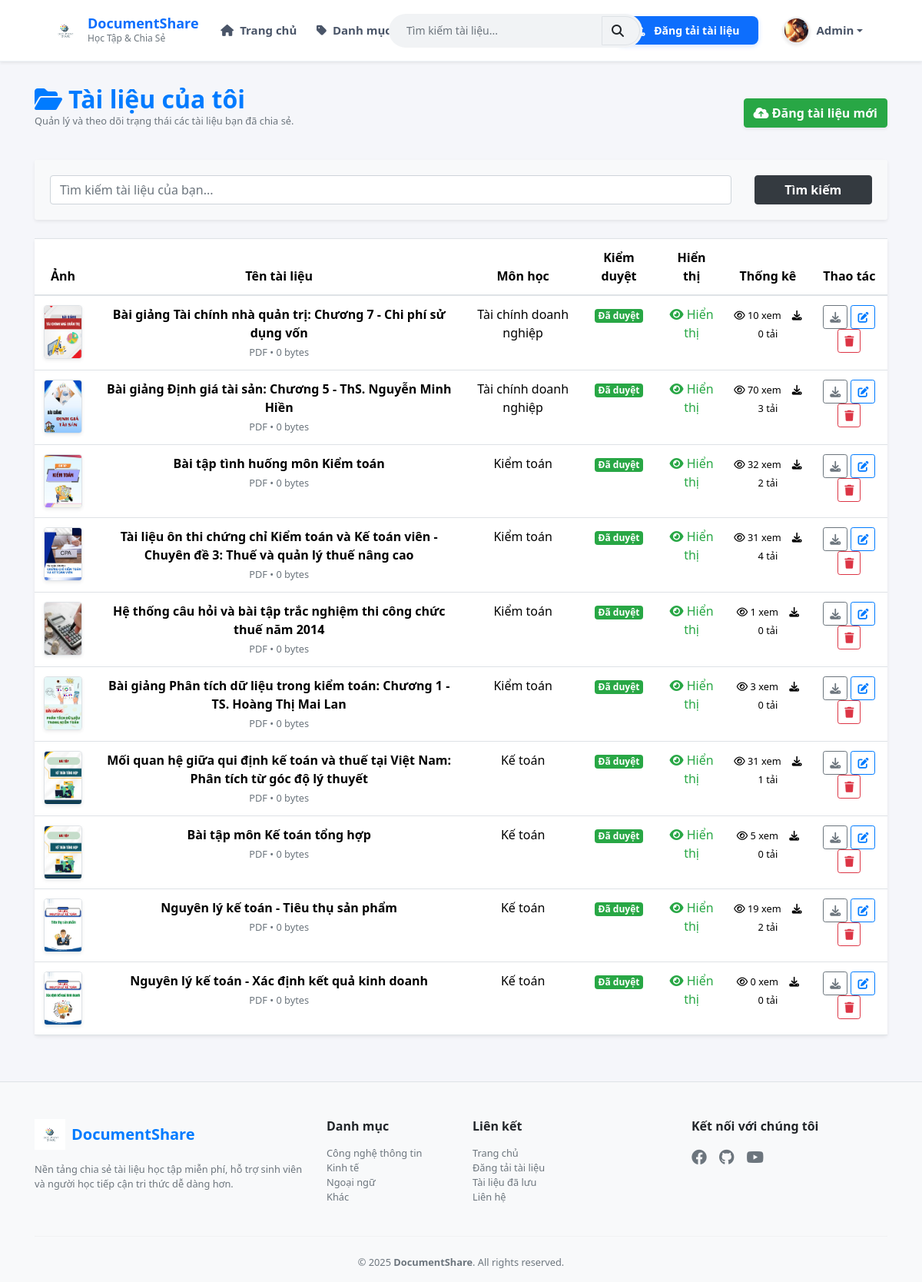
Screenshot of /upload.php (signed in) with the database file from the repository.
### tables this page shows
CREATE TABLE `users` (
  `username` varchar(50) NOT NULL,
  `fullname` varchar(100) NOT NULL,
  `password` varchar(50) NOT NULL,
  `email` varchar(50) NOT NULL,
  `avatar` varchar(255) DEFAULT NULL,
  `role` int(10) NOT NULL,
  `google_id` varchar(255) DEFAULT NULL,
  `status` int(11) DEFAULT NULL
);

CREATE TABLE `documents` (
  `document_id` int(10) NOT NULL,
  `title` varchar(255) DEFAULT NULL,
  `description` text NOT NULL,
  `thumbnail` varchar(255) DEFAULT NULL,
  `file_path` varchar(255) DEFAULT NULL,
  `file_type` varchar(255) NOT NULL,
  `file_size` int(11) DEFAULT 0,
  `subcategory_id` int(10) NOT NULL,
  `status` enum('pending','approved','rejected') NOT NULL DEFAULT 'approved',
  `is_visible` tinyint(1) NOT NULL DEFAULT 0,
  `approved_at` datetime DEFAULT NULL,
  `approved_by` varchar(50) DEFAULT NULL,
  `username` varchar(50) DEFAULT NULL,
  `uploader_role` enum('admin','user') NOT NULL DEFAULT 'admin',
  `views` int(10) NOT NULL,
  `share_link` varchar(255) NOT NULL,
  `downloads` int(11) DEFAULT 0,
  `created_at` datetime NOT NULL DEFAULT current_timestamp(),
  `updated_at` datetime NOT NULL DEFAULT current_timestamp() ON UPDATE current_timestamp()
);

CREATE TABLE `subcategories` (
  `subcategory_id` int(11) NOT NULL,
  `name` varchar(255) NOT NULL,
  `status` tinyint(1) NOT NULL DEFAULT 1,
  `category_id` int(10) NOT NULL
);

### upload.php (the view, shortened to what this page needs)
<?php
include 'config.php';
$current_user = $_SESSION['username'];
$search = isset($_GET['search']) ? trim($_GET['search']) : "";
$limit = 10;
$page = isset($_GET['page']) ? max(1, intval($_GET['page'])) : 1;
$offset = ($page - 1) * $limit;
$like = "%$search%";
$sql = "
SELECT
    d.*,
    sc.name AS subcate_name
    FROM documents d
    LEFT JOIN subcategories sc ON d.subcategory_id = sc.subcategory_id
    WHERE d.username = ?
    AND d.title LIKE ?
    ORDER BY d.document_id DESC
    LIMIT ?, ?
";
$stmt = $conn->prepare($sql);
$stmt->bind_param("ssii", $current_user, $like, $offset, $limit);
$stmt->execute();
$result_docs = $stmt->get_result();
function formatSizeUnits($bytes)
{
    return $bytes . ' bytes';
}
?>
<?php include("header.php"); ?>
<div class="container" style="margin-top: 110px; margin-bottom: 60px;">
    <div class="d-flex justify-content-between align-items-center mb-4">
        <div>
            <h2 class="fw-bold text-primary mb-0"><i class="fa fa-folder-open me-2"></i>Tài liệu của tôi</h2>
            <p class="text-muted small">Quản lý và theo dõi trạng thái các tài liệu bạn đã chia sẻ.</p>
        </div>
        <a href="upload_document.php" class="btn btn-success fw-bold shadow-sm">
            <i class="fa fa-cloud-arrow-up"></i> Đăng tài liệu mới
        </a>
    </div>
    <div class="card border-0 shadow-sm mb-4">
        <div class="card-body bg-light rounded">
            <form method="GET" class="row g-2">
                <div class="col-md-10">
                    <input type="text" name="search" class="form-control" placeholder="Tìm kiếm tài liệu của bạn..." value="<?= htmlspecialchars($search) ?>">
                </div>
                <div class="col-md-2">
                    <button class="btn btn-dark w-100 fw-bold">Tìm kiếm</button>
                </div>
            </form>
        </div>
    </div>
    <div class="card border-0 shadow-sm">
        <div class="table-responsive">
            <table class="table table-hover align-middle mb-0">
                <thead class="bg-primary text-white">
                    <tr class="text-center">
                        <th>Ảnh</th>
                        <th>Tên tài liệu</th>
                        <th>Môn học</th>
                        <th>Kiểm duyệt</th>
                        <th>Hiển thị</th>
                        <th>Thống kê</th>
                        <th>Thao tác</th>
                    </tr>
                </thead>
                <tbody>
                    <?php if ($result_docs->num_rows > 0): ?>
                        <?php while ($row = $result_docs->fetch_assoc()): ?>
                            <tr class="text-center">
                                <td>
                                    <?php
                                    $thumb_path = !empty($row['thumbnail']) ? "uploads/thumbnails/" . $row['thumbnail'] : "assets/img/default-document.jpg";
                                    ?>
                                    <img src="<?= $thumb_path ?>" width="50" height="70" style="object-fit: cover;" class="border rounded shadow-sm">
                                </td>
                                <td>
                                    <strong><?= htmlspecialchars($row['title']) ?></strong><br>
                                    <small class="text-muted"><?= strtoupper($row['file_type']) ?> • <?= formatSizeUnits($row['file_size']) ?></small>
                                </td>
                                <td><?= htmlspecialchars($row['subcate_name'] ?? 'Chưa phân loại') ?></td>
                                <td class="text-center">
                                    <?php if ($row['status'] == 'approved'): ?>
                                        <span class="badge bg-success">Đã duyệt</span>
                                    <?php elseif ($row['status'] == 'rejected'): ?>
                                        <span class="badge bg-danger">Từ chối</span>
                                    <?php else: ?>
                                        <span class="badge bg-info">Chờ duyệt</span>
                                    <?php endif; ?>
                                </td>
                                <td class="text-center">
                                    <?php if ($row['is_visible'] == 1): ?>
                                        <span class="text-success" title="Tài liệu đang hiển thị trên hệ thống">
                                            <i class="fa fa-eye"></i> Hiển thị
                                        </span>
                                    <?php else: ?>
                                        <span class="text-secondary" title="Tài liệu này đang bị ẩn">
                                            <i class="fa fa-eye-slash"></i> Đang ẩn
                                        </span>
                                    <?php endif; ?>
                                </td>
                                <td style="font-size: 16px;">
                                    <small style="margin-right: 10px;"><i class="far fa-eye"></i> <?= $row['views'] ?> xem</small>
                                    <small><i class="fas fa-download"></i> <?= $row['downloads'] ?> tải</small>
                                </td>
                                <td>
                                    <a href="download.php?id=<?= $row['document_id'] ?>" class="btn btn-sm btn-outline-secondary" title="Tải về"><i class="fa fa-download"></i></a>
                                    <a href="edit_document.php?id=<?= $row['document_id'] ?>" class="btn btn-sm btn-outline-primary" title="Sửa"><i class="fa fa-edit"></i></a>
                                    <a href="?delete_id=<?= $row['document_id'] ?>" class="btn btn-sm btn-outline-danger" onclick="return confirm('Xóa vĩnh viễn tài liệu này?')" title="Xóa"><i class="fa fa-trash"></i></a>
                                </td>
                            </tr>
                        <?php endwhile; ?>
                    <?php else: ?>
                        <tr>
                            <td colspan="6" class="text-center text-muted py-5">Bạn chưa có tài liệu nào.</td>
                        </tr>
                    <?php endif; ?>
                </tbody>
            </table>
        </div>
    </div>
</div>
<?php include("footer.php"); ?>

### header.php (shortened to what this page needs)
<?php
require("config.php");
if (isset($_SESSION['emailUser'])) {
    $email = $_SESSION['emailUser'];
    $sql = "SELECT * FROM users WHERE email='$email'";
    $result = $conn->query($sql);
    if ($result && $result->num_rows > 0) {
        $user = $result->fetch_assoc();
    } else {
        session_destroy();
        header("Location: login.php");
        exit();
    }
}
?>
<!DOCTYPE html>
<html lang="vi">
<head>
    <link href="https://cdn.jsdelivr.net/npm/bootstrap@5.3.3/dist/css/bootstrap.min.css" rel="stylesheet">
    <link rel="stylesheet" href="https://stackpath.bootstrapcdn.com/bootstrap/4.5.2/css/bootstrap.min.css">
    <link rel="stylesheet" href="https://cdnjs.cloudflare.com/ajax/libs/font-awesome/6.4.0/css/all.min.css">
    <link rel="stylesheet" href="assets/css/custom.css">
</head>
<body>
    <nav class="navbar navbar-expand-lg navbar-white bg-white shadow-sm fixed-top" style="height: 80px;">
        <div class="container-fluid px-lg-5">
            <a class="navbar-brand d-flex align-items-center" href="index.php">
                <img src="assets/img/logo.png" alt="Logo" style="height: 40px; margin-right: 10px;">
                <div class="d-flex flex-column">
                    <span style="font-weight: 700; font-size: 18px; line-height: 1.2; color: #0d6efd;">DocumentShare</span>
                    <span style="font-size: 12px; color: #6c757d; font-weight: 500;">Học Tập & Chia Sẻ</span>
                </div>
            </a>
            <div class="collapse navbar-collapse" id="navbarMenu">
                <ul class="navbar-nav mr-auto">
                    <li class="nav-item"><a class="nav-link" href="index.php"><i class="fa fa-home mr-1"></i> Trang chủ</a></li>
                    <li class="nav-item mega-dropdown">
                        <a class="nav-link" href="javascript:void(0);">
                            <i class="fa fa-tag mr-1"></i> Danh mục tài liệu
                        </a>
                    </li>
                    <li class="nav-item"><a class="nav-link" href="contact.php"><i class="fa fa-envelope mr-1"></i> Liên hệ</a></li>
                </ul>
                <form class="form-inline search-box mx-auto" action="search.php" method="get">
                    <div class="input-group">
                        <input class="form-control" type="search" name="q" placeholder="Tìm kiếm tài liệu...">
                        <div class="input-group-append">
                            <button class="btn btn-light border search-document" type="submit">
                                <i class="fa fa-search"></i>
                            </button>
                        </div>
                    </div>
                </form>
                <ul class="navbar-nav ml-auto align-items-center">
                    <?php if (isset($_SESSION["emailUser"])): ?>
                        <li class="nav-item" style="margin-right: 20px">
                            <a class="btn btn-primary btn-sm btn-rounded text-white px-4 py-2" href="upload.php">
                                <i class="fa fa-upload mr-2"></i> Đăng tải tài liệu
                            </a>
                        </li>
                        <li class="nav-item dropdown user-dropdown">
                            <a class="nav-link dropdown-toggle font-weight-bold text-dark d-flex align-items-center" href="#" id="userDropdown" role="button" data-toggle="dropdown" aria-haspopup="true" aria-expanded="false">
                                <?php
                                $avatarFile = isset($_SESSION['avatar']) ? $_SESSION['avatar'] : '';
                                $avatarPath = "uploads/users/" . $avatarFile;
                                if (!empty($avatarFile) && file_exists($avatarPath)) {
                                    echo '<img src="' . $avatarPath . '" alt="Avatar" class="nav-user-avatar mr-2">';
                                } else {
                                    echo '<i class="fa fa-user-circle fa-2x text-primary mr-2"></i>';
                                }
                                ?>
                                <span class="text-truncate" style="max-width: 150px;">
                                    <?php echo $user['fullname']; ?>
                                </span>
                            </a>
                        </li>
                    <?php else: ?>
                        <li class="nav-item"><a class="btn btn-primary btn-sm px-3 btn-rounded" href="login.php">Đăng nhập</a></li>
                        <li class="nav-item ml-2"><a class="nav-link font-weight-bold" href="signup.php">Đăng ký</a></li>
                    <?php endif; ?>
                </ul>
            </div>
        </div>
    </nav>

### assets/css/custom.css (style rules this page uses)
body { margin: 0; background: #f5f6fa; font-family: "Plus Jakarta Sans", -apple-system, BlinkMacSystemFont, "Segoe UI", Roboto, Helvetica, Arial, sans-serif; }
.navbar { background: #ffffff !important; border-bottom: 1px solid #eef2f6; }
.navbar-brand img { transition: all 0.3s ease; }
.navbar-nav .nav-item .nav-link { font-size: 15px; font-weight: 600; color: #4a5568 !important; padding: 0.5rem 1rem; transition: color 0.2s; }
.search-box { width: 100%; margin: 10px 0; }
@media (min-width: 1200px) { .search-box { position: absolute; left: 53%; transform: translateX(-50%); width: 400px; margin: 0; z-index: 10; } }
.navbar-nav .nav-item .nav-link { padding-left: 0.8rem !important; padding-right: 0.8rem !important; white-space: nowrap; }
.search-box .input-group { width: 100%; background-color: #f1f3f5; border-radius: 50px; padding: 2px; border: 1px solid transparent; transition: all 0.3s; margin-left: 70px; }
.search-box input { background: transparent; border: none; font-size: 14px; padding-left: 20px; height: 38px; }
.search-box button { background: transparent; border: none; border-radius: 0 50px 50px 0; padding-right: 20px; }
.btn-rounded { border-radius: 50px; font-weight: 600; box-shadow: 0 2px 6px rgba(13, 110, 253, 0.2); }
.text-truncate { display: inline-block; vertical-align: middle; }
.user-dropdown .nav-link { padding-left: 15px !important; padding-right: 15px !important; border-radius: 30px; transition: background 0.3s; }
.nav-user-avatar { width: 35px; height: 35px; border-radius: 50%; object-fit: cover; border: 2px solid #e9ecef; box-shadow: 0 2px 4px rgba(0, 0, 0, 0.1); }
.mega-dropdown { position: relative; }
.btn-primary { background: #0d6efd; border: none; padding: 12px; font-weight: 600; border-radius: 8px; transition: all 0.3s; }
body { background: #f5f6fa; font-family: "Segoe UI", Tahoma, Geneva, Verdana, sans-serif; }

### rows the page displays
users: fullname "Admin"
documents: thumbnail (picture), title "Bài giảng Tài chính nhà quản trị: Chương 7 - Chi phí sử dụng vốn", file_type "PDF", file_size "0 bytes", subcategory.name "Tài chính doanh nghiệp", status "Đã duyệt", is_visible 1 (drawn), views "10", downloads "0"
documents: thumbnail (picture), title "Bài giảng Định giá tài sản: Chương 5 - ThS. Nguyễn Minh Hiền", file_type "PDF", file_size "0 bytes", subcategory.name "Tài chính doanh nghiệp", status "Đã duyệt", is_visible 1 (drawn), views "70", downloads "3"
documents: thumbnail (picture), title "Bài tập tình huống môn Kiểm toán", file_type "PDF", file_size "0 bytes", subcategory.name "Kiểm toán", status "Đã duyệt", is_visible 1 (drawn), views "32", downloads "2"
documents: thumbnail (picture), title "Tài liệu ôn thi chứng chỉ Kiểm toán và Kế toán viên - Chuyên đề 3: Thuế và quản lý thuế nâng cao", file_type "PDF", file_size "0 bytes", subcategory.name "Kiểm toán", status "Đã duyệt", is_visible 1 (drawn), views "31", downloads "4"
documents: thumbnail (picture), title "Hệ thống câu hỏi và bài tập trắc nghiệm thi công chức thuế năm 2014", file_type "PDF", file_size "0 bytes", subcategory.name "Kiểm toán", status "Đã duyệt", is_visible 1 (drawn), views "1", downloads "0"
documents: thumbnail (picture), title "Bài giảng Phân tích dữ liệu trong kiểm toán: Chương 1 - TS. Hoàng Thị Mai Lan", file_type "PDF", file_size "0 bytes", subcategory.name "Kiểm toán", status "Đã duyệt", is_visible 1 (drawn), views "3", downloads "0"
documents: thumbnail (picture), title "Mối quan hệ giữa qui định kế toán và thuế tại Việt Nam: Phân tích từ góc độ lý thuyết", file_type "PDF", file_size "0 bytes", subcategory.name "Kế toán", status "Đã duyệt", is_visible 1 (drawn), views "31", downloads "1"
documents: thumbnail (picture), title "Bài tập môn Kế toán tổng hợp", file_type "PDF", file_size "0 bytes", subcategory.name "Kế toán", status "Đã duyệt", is_visible 1 (drawn), views "5", downloads "0"
documents: thumbnail (picture), title "Nguyên lý kế toán - Tiêu thụ sản phẩm", file_type "PDF", file_size "0 bytes", subcategory.name "Kế toán", status "Đã duyệt", is_visible 1 (drawn), views "19", downloads "2"
documents: thumbnail (picture), title "Nguyên lý kế toán - Xác định kết quả kinh doanh", file_type "PDF", file_size "0 bytes", subcategory.name "Kế toán", status "Đã duyệt", is_visible 1 (drawn), views "0", downloads "0"
